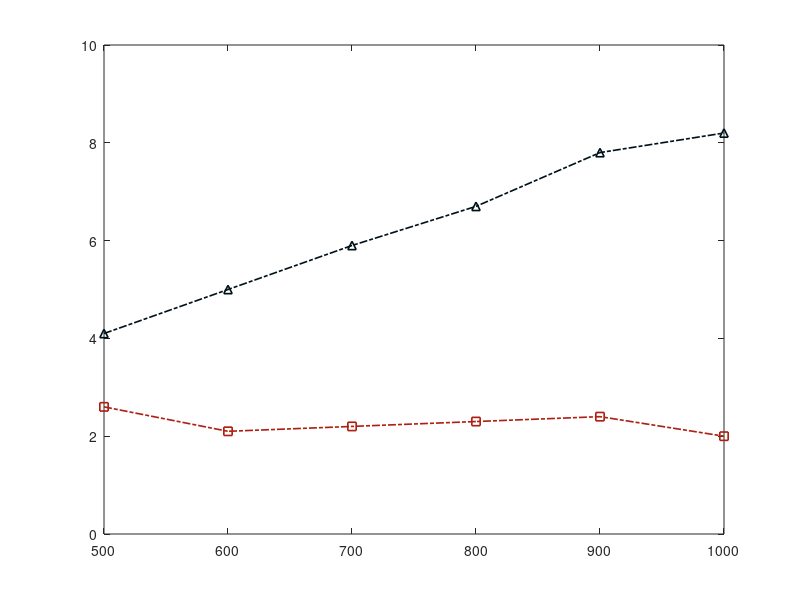

This figure's MATLAB source: (Note: this script raises an error after producing the figure.)
close all
clear all
addpath('functions')
colors = {[0,18,25]/255,[9,147,150]/255,[238,155,0]/255,[174 32 18]/255};
% The time cost doesn't vary a lot in practice,
% Below is the average results of a few runs.
figure
EC = [4.1 5 5.9 6.7 7.8 8.2]            
ATD = [2.6 2.1 2.2 2.3 2.4 2]
plot(500:100:1000,EC,'-.^','Color',colors{1},'LineWidth',1.2)
 hold on 
plot(500:100:1000,ATD,'-.s','Color',colors{4},'LineWidth',1.2)
ylim([0 10])
xlim([500 1000])
yticks(0:2:10)
% xticks([10 100 1000])
fun_set_axis_size('Number of Tags','Time Cost (s)',16,[420 300]);
legend('Exclusive collection','ATD','Location','northwest')
grid on